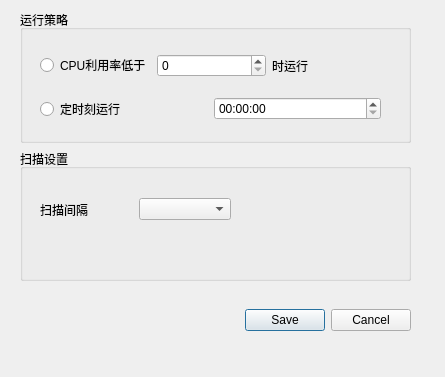
<?xml version="1.0" encoding="UTF-8"?>
<ui version="4.0">
 <class>SettingsDialog</class>
 <widget class="QDialog" name="SettingsDialog">
  <property name="geometry">
   <rect>
    <x>0</x>
    <y>0</y>
    <width>445</width>
    <height>377</height>
   </rect>
  </property>
  <property name="windowTitle">
   <string>Dialog</string>
  </property>
  <widget class="QWidget" name="">
   <property name="geometry">
    <rect>
     <x>20</x>
     <y>10</y>
     <width>391</width>
     <height>271</height>
    </rect>
   </property>
   <layout class="QVBoxLayout" name="verticalLayout_2">
    <item>
     <widget class="QGroupBox" name="groupBox">
      <property name="title">
       <string>运行策略</string>
      </property>
      <widget class="QWidget" name="">
       <property name="geometry">
        <rect>
         <x>20</x>
         <y>30</y>
         <width>341</width>
         <height>81</height>
        </rect>
       </property>
       <layout class="QVBoxLayout" name="verticalLayout">
        <item>
         <layout class="QHBoxLayout" name="horizontalLayout">
          <item>
           <widget class="QRadioButton" name="radioButton_2">
            <property name="text">
             <string>CPU利用率低于</string>
            </property>
           </widget>
          </item>
          <item>
           <widget class="QSpinBox" name="spinBox"/>
          </item>
          <item>
           <widget class="QLabel" name="label">
            <property name="text">
             <string>时运行</string>
            </property>
           </widget>
          </item>
         </layout>
        </item>
        <item>
         <layout class="QHBoxLayout" name="horizontalLayout_2">
          <item>
           <widget class="QRadioButton" name="radioButton">
            <property name="text">
             <string>定时刻运行</string>
            </property>
           </widget>
          </item>
          <item>
           <widget class="QTimeEdit" name="timeEdit"/>
          </item>
         </layout>
        </item>
       </layout>
      </widget>
      <zorder>horizontalLayoutWidget</zorder>
      <zorder>timeEdit</zorder>
      <zorder>groupBox_2</zorder>
      <zorder>groupBox_2</zorder>
     </widget>
    </item>
    <item>
     <widget class="QGroupBox" name="groupBox_2">
      <property name="title">
       <string>扫描设置</string>
      </property>
      <widget class="QWidget" name="">
       <property name="geometry">
        <rect>
         <x>20</x>
         <y>40</y>
         <width>191</width>
         <height>41</height>
        </rect>
       </property>
       <layout class="QHBoxLayout" name="horizontalLayout_5">
        <item>
         <widget class="QLabel" name="label_2">
          <property name="text">
           <string>扫描间隔</string>
          </property>
         </widget>
        </item>
        <item>
         <widget class="QComboBox" name="comboBox"/>
        </item>
       </layout>
      </widget>
      <zorder>spinBox_2</zorder>
      <zorder>label_2</zorder>
      <zorder>groupBox</zorder>
      <zorder></zorder>
      <zorder></zorder>
     </widget>
    </item>
   </layout>
  </widget>
  <widget class="QWidget" name="">
   <property name="geometry">
    <rect>
     <x>20</x>
     <y>290</y>
     <width>391</width>
     <height>61</height>
    </rect>
   </property>
   <layout class="QHBoxLayout" name="horizontalLayout_4">
    <item>
     <spacer name="horizontalSpacer">
      <property name="orientation">
       <enum>Qt::Horizontal</enum>
      </property>
      <property name="sizeHint" stdset="0">
       <size>
        <width>40</width>
        <height>20</height>
       </size>
      </property>
     </spacer>
    </item>
    <item>
     <widget class="QDialogButtonBox" name="buttonBox">
      <property name="standardButtons">
       <set>QDialogButtonBox::Cancel|QDialogButtonBox::Save</set>
      </property>
     </widget>
    </item>
   </layout>
  </widget>
 </widget>
 <resources/>
 <connections/>
</ui>
